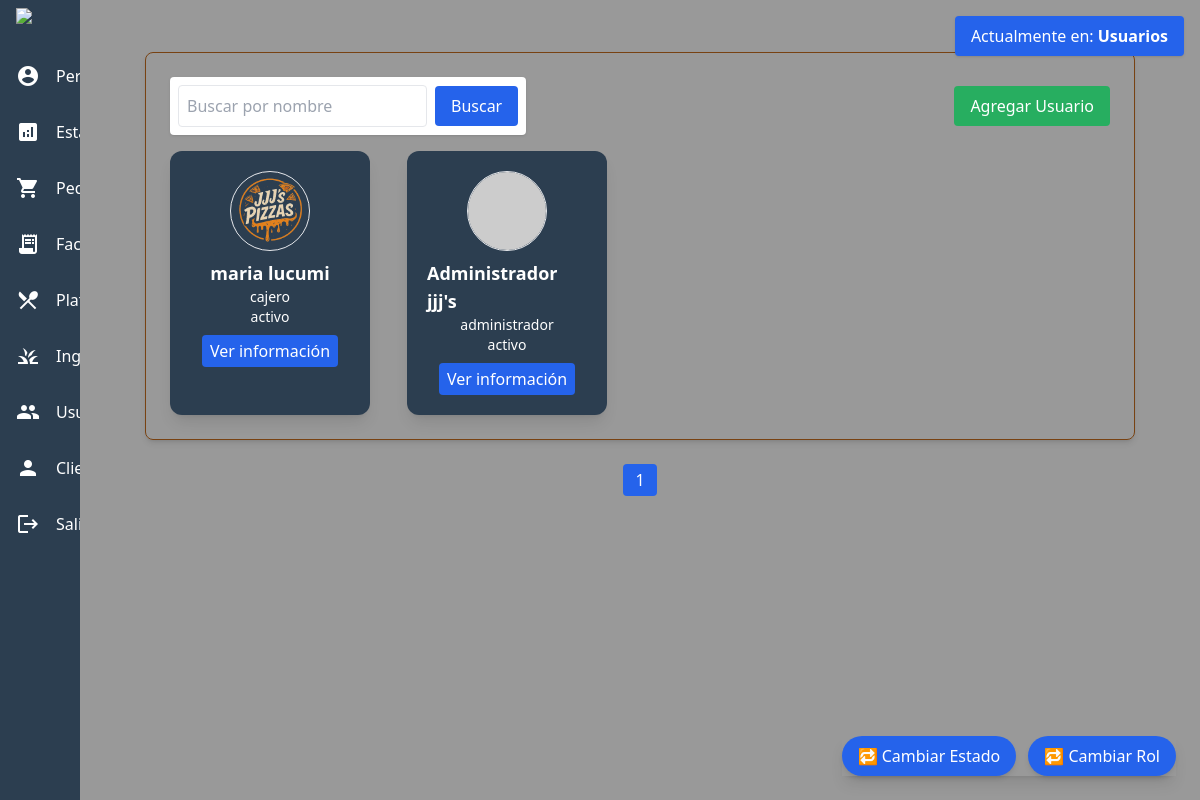
The page /proyectofinal/usuarios/index.php (signed in) on the database its author committed.
### tables this page shows
CREATE TABLE `usuarios` (
  `user_id` bigint(20) NOT NULL,
  `ti_desc` varchar(20) DEFAULT NULL,
  `user_nombre` varchar(20) DEFAULT NULL,
  `user_apellido` varchar(20) DEFAULT NULL,
  `user_correo` varchar(30) DEFAULT NULL,
  `user_contrasena` varchar(255) DEFAULT NULL,
  `user_telefono` varchar(10) DEFAULT NULL,
  `rol_id` int(11) DEFAULT NULL,
  `user_foto` varchar(255) DEFAULT NULL,
  `esta_id` int(11) DEFAULT NULL,
  `fecha_registro` datetime DEFAULT current_timestamp()
);

CREATE TABLE `roles` (
  `rol_id` int(11) NOT NULL,
  `rol_desc` varchar(20) DEFAULT NULL
);

CREATE TABLE `estado` (
  `esta_id` int(11) NOT NULL,
  `esta_desc` varchar(20) DEFAULT NULL
);

### proyectofinal/usuarios/index.php (the view, shortened to what this page needs)
<?php
include '../conexion/conectarBD.php';
$buscar = mysqli_real_escape_string($connect, $_GET['buscar'] ?? '');
$por_pagina = 12;
$pagina = isset($_GET['pagina']) ? (int)$_GET['pagina'] : 1;
$inicio = ($pagina - 1) * $por_pagina;
$sql = "SELECT usuarios.*, estado.esta_desc, roles.rol_desc
        FROM usuarios
        LEFT JOIN estado ON usuarios.esta_id = estado.esta_id
        LEFT JOIN roles ON usuarios.rol_id = roles.rol_id
        WHERE user_id LIKE '%$buscar%'
        OR user_nombre LIKE '%$buscar%'
        OR user_apellido LIKE '%$buscar%'
        LIMIT $inicio, $por_pagina";
$res = mysqli_query($connect, $sql);
$sql_total = "SELECT COUNT(*) FROM usuarios
              WHERE user_id LIKE '%$buscar%'
              OR user_nombre LIKE '%$buscar%'
              OR user_apellido LIKE '%$buscar%'";
$total_res = mysqli_query($connect, $sql_total);
$total_filas = mysqli_fetch_row($total_res)[0];
$total_paginas = ceil($total_filas / $por_pagina);
?>
<!DOCTYPE html>
<html lang="es">
<head>
    <script src="https://cdn.tailwindcss.com"></script>
    <link href="https://cdnjs.cloudflare.com/ajax/libs/font-awesome/6.0.0-beta3/css/all.min.css" rel="stylesheet">
    <link rel="stylesheet" href="https://cdnjs.cloudflare.com/ajax/libs/animate.css/4.1.1/animate.min.css"/>
</head>
<body class="m-0 font-sans  md:pl-[0px] relative">
    <div class="flex min-h-screen  z-10 relative">
        <div class="group hover:w-56 w-20 bg-[#2C3E50] text-white flex flex-col transition-all duration-300 overflow-hidden">
             <div class="mb-4 flex py-2 items-center w-full px-4">
                <img src="/imagenes/JJJ_s_Pizzas-removebg-preview (2).png">
            </div>
            <a href="../loginadmin/perfil.php" class="flex items-center w-full py-4 px-4 hover:bg-white/10 ">
                <i class="material-icons text-[24px]">account_circle</i>
            </a>
            <a href="../loginadmin/prueba.php" class="flex items-center w-full py-4 px-4 hover:bg-white/10">
                <i class="material-icons text-[24px]">analytics</i>
            </a>
            <a href="../pedidos/pedidos.php" class="flex items-center w-full py-4 px-4 hover:bg-white/10">
                <i class="material-icons text-[24px]">shopping_cart</i>
            </a>
            <a href="../facturas/facturas.php" class=" flex items-center w-full py-4 px-4 hover:bg-white/10">
                <i class="material-icons text-[24px]">receipt_long</i>
            </a>
            <a href="../platos/platos.php" class="flex items-center w-full py-4 px-4 hover:bg-white/10">
                <i class="material-icons text-[24px]">local_dining</i>
            </a>
            <a href="../ingredientes/ingredientes.php" class="flex items-center w-full py-4 px-4 hover:bg-white/10">
                <i class="material-icons text-[24px]">grass</i>
            </a>
            <a href="../usuarios/index.php" class="flex items-center w-full py-4 px-4 hover:bg-white/10">
                <i class="material-icons text-[24px]">people</i>
            </a>
            <a href="../clientes/clientes.php" class=" flex items-center w-full py-4 px-4 hover:bg-white/10">
                <i class="material-icons text-[24px]">person</i>
            </a>
             <a id="btnCerrarSesion" href="#" class="flex items-center w-full py-4 px-4 hover:bg-white/10">
                <i class="material-icons text-[24px]">logout</i>
            </a>
        </div>
        <div class="flex-1 p-5 overflow-auto">
            <div class="max-w-7xln w-11/12 mx-auto mt-8 border-[#784212] border p-6 m-6 rounded-lg shadow-md">
                <div class="flex justify-between items-center mb-4">
                    <form id="buscarForm" method="GET" class="flex items-center shadow p-2 bg-white rounded">
                        <input type="text" name="buscar" id="buscarInput" value="<?= htmlspecialchars($buscar) ?>" placeholder="Buscar por nombre" class="p-2 border rounded mr-2" />
                        <button type="submit" class="bg-blue-600 text-white px-4 py-2 rounded hover:bg-blue-800">Buscar</button>
                    </form>
                    <button id="agregarusuario" class="bg-[#27AE60] text-white px-4 py-2 ml-4 rounded hover:bg-green-700">
                        Agregar Usuario
                    </button>
                </div>
                    <div id="tablaUsuarios" class="grid w-full grid-cols-1 sm:grid-cols-2 md:grid-cols-3 lg:grid-cols-4 xl:grid-cols-6 gap-2">
                      <?php while ($usuario = mysqli_fetch_assoc($res)): ?>
                          <div class="usuario-card bg-[#2c3e50] rounded-xl hover:shadow-xl shadow-lg p-4 w-[200px] flex flex-col items-center text-white cursor-pointer transition-transform duration-150" data-id="<?= $usuario['user_id'] ?>">
                              <?php
                              $foto = $usuario['user_foto'] ?? '';
                              $nombre = $usuario['user_nombre'] ?? '';
                              $apellido = $usuario['user_apellido'] ?? '';
                              $fotoPerfil = "";
                              $ruta1Fisica = $_SERVER['DOCUMENT_ROOT'] . "/proyectofinal/imagenes/perfil/" . $foto;
                              $url1 = "//" . $_SERVER['HTTP_HOST'] . "/proyectofinal/imagenes/perfil/" . $foto;
                              $ruta2Fisica = __DIR__ . "/../../imagenes/perfil/" . $foto;
                              $url2 = "../../imagenes/perfil/" . $foto;
                              if (!empty($foto) && file_exists($ruta1Fisica)) {
                                  $fotoPerfil = $url1;
                              } elseif (!empty($foto) && file_exists($ruta2Fisica)) {
                                  $fotoPerfil = $url2;
                              } else {
                                  $fotoPerfil = "https://ui-avatars.com/api/?name=" . urlencode("$nombre $apellido") . "&background=0D8ABC&color=fff";
                              }
                              ?>
                              <img src="<?= $fotoPerfil ?>" class="w-20 h-20 rounded-full object-cover mb-2 border">
                              <h3 class="text-lg font-bold"><?= $usuario['user_nombre'] . ' ' . $usuario['user_apellido'] ?></h3>
                              <p class="text-sm"><?= $usuario['rol_desc'] ?></p>
                              <p class="text-sm mb-2"><?= $usuario['esta_desc'] ?></p>
                              <button class="ver-detalle bg-blue-600 text-white px-2 py-1 rounded hover:bg-blue-800 transition-all" data-id="<?= $usuario['user_id'] ?>">
                                  Ver información
                              </button>
                          </div>
                      <?php endwhile; ?>
                  </div>
                </div>
                <div  class="fixed bottom-6 right-6 flex gap-3 z-50 shadow-lg">
                    <button id="btn_CambiarEstado" class="bg-blue-600 text-white px-4 py-2 rounded-full hover:bg-blue-700 transition shadow-md">🔁 Cambiar Estado</button>
                    <button id="btnCambiarRol" class="bg-blue-600 text-white px-4 py-2 rounded-full hover:bg-blue-700 transition shadow-md">🔁 Cambiar Rol</button>
                </div>
               <div class="flex justify-center mt-6 space-x-2">
                    <?php for ($i = 1; $i <= $total_paginas; $i++): ?>
                       <a href="?pagina=<?= $i ?>" class="px-3 py-1 rounded
                            <?= $i == $pagina ? 'bg-blue-600 text-white' : 'bg-gray-200 hover:bg-gray-300' ?>">
                            <?= $i ?>
                        </a>
                    <?php endfor; ?>
                </div>
            </div>
        </div>
<div id="mensajeUbicacion" class="fixed top-4 right-4 bg-blue-600 text-white px-4 py-2 rounded shadow z-50 animate-fade-in">
  Actualmente en: <strong>Usuarios</strong>
</div>
</body>
</html>

### proyectofinal/usuarios/index.php (style rules this page uses)
.usuario-card { border: 4px solid transparent; }
.animate-fade-in { animation: fade-in 0.5s ease-in-out; }

### rows shown on the page
usuarios: user_foto (picture), user_nombre "maria", user_apellido "lucumi", rol.rol_desc "cajero", esta.esta_desc "activo"
usuarios: user_nombre "Administrador", user_apellido "jjj's", rol.rol_desc "administrador", esta.esta_desc "activo"
